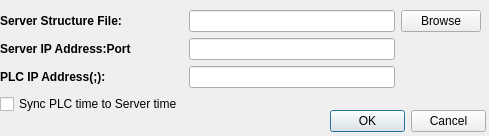
<?xml version="1.0" encoding="UTF-8"?>
<ui version="4.0">
 <class>Dialog</class>
 <widget class="QDialog" name="Dialog">
  <property name="geometry">
   <rect>
    <x>0</x>
    <y>0</y>
    <width>489</width>
    <height>136</height>
   </rect>
  </property>
  <property name="windowTitle">
   <string>Dialog</string>
  </property>
  <widget class="QWidget" name="layoutWidget">
   <property name="geometry">
    <rect>
     <x>0</x>
     <y>10</y>
     <width>481</width>
     <height>108</height>
    </rect>
   </property>
   <layout class="QGridLayout" name="gridLayout">
    <item row="0" column="0">
     <widget class="QLabel" name="label">
      <property name="font">
       <font>
        <bold>true</bold>
       </font>
      </property>
      <property name="text">
       <string>Server Structure File:</string>
      </property>
     </widget>
    </item>
    <item row="3" column="0">
     <widget class="QCheckBox" name="checkBox">
      <property name="text">
       <string>Sync PLC time to Server time</string>
      </property>
     </widget>
    </item>
    <item row="2" column="0">
     <widget class="QLabel" name="label_2">
      <property name="font">
       <font>
        <bold>true</bold>
       </font>
      </property>
      <property name="text">
       <string>PLC IP Address(;):</string>
      </property>
     </widget>
    </item>
    <item row="0" column="2">
     <widget class="QPushButton" name="pushButton_browse">
      <property name="text">
       <string>Browse</string>
      </property>
     </widget>
    </item>
    <item row="0" column="1">
     <widget class="QLineEdit" name="lineEdit_3"/>
    </item>
    <item row="2" column="1">
     <widget class="QLineEdit" name="lineEdit_2"/>
    </item>
    <item row="1" column="0">
     <widget class="QLabel" name="label_3">
      <property name="font">
       <font>
        <bold>true</bold>
       </font>
      </property>
      <property name="text">
       <string>Server IP Address:Port</string>
      </property>
     </widget>
    </item>
    <item row="1" column="1">
     <widget class="QLineEdit" name="lineEdit"/>
    </item>
   </layout>
  </widget>
  <widget class="QDialogButtonBox" name="buttonBox">
   <property name="geometry">
    <rect>
     <x>330</x>
     <y>110</y>
     <width>156</width>
     <height>23</height>
    </rect>
   </property>
   <property name="standardButtons">
    <set>QDialogButtonBox::Cancel|QDialogButtonBox::Ok</set>
   </property>
  </widget>
 </widget>
 <resources/>
 <connections/>
</ui>
